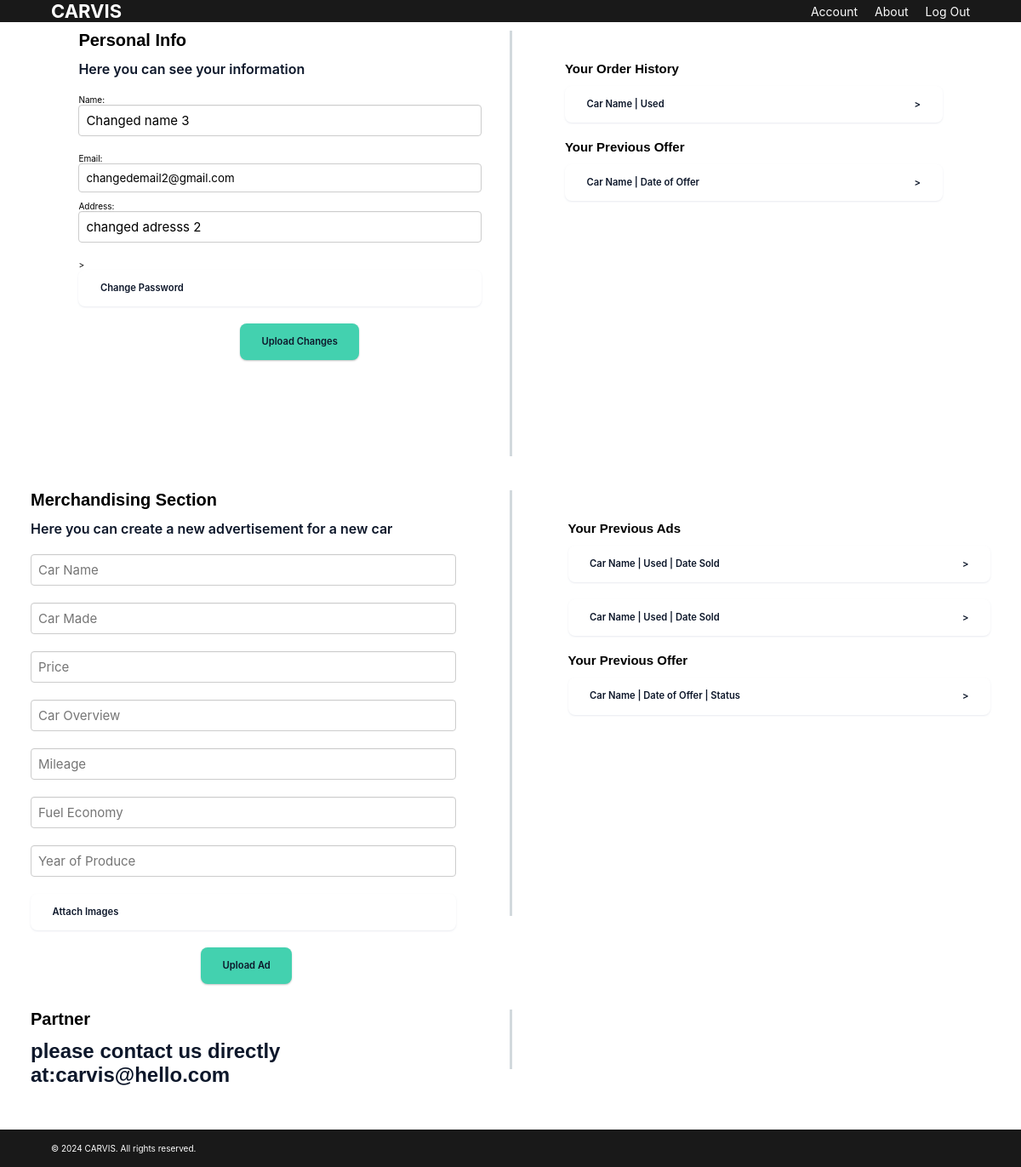
Page /account (signed in) on the committed database.
### app.py (models this page shows)
class PersonalInformation(db.Model):
    user_id = db.Column(db.Integer, db.ForeignKey('user.user_id', ondelete='CASCADE'), primary_key=True)
    full_name = db.Column(db.String(100))
    email = db.Column(db.String(100))
    phone_number = db.Column(db.String(20))
    address = db.Column(db.Text)

### app.py (the view)
@app.route('/account', methods=['GET'])
def account():
    username = session.get('username')
    if not username:
        flash('Please log in to view your account.', 'warning')
        return redirect(url_for('login'))
    user = User.query.filter_by(username=username).first()
    if not user:
        flash('User not found.', 'error')
        return redirect(url_for('login'))
    personal_info = PersonalInformation.query.filter_by(user_id=user.user_id).first()
    if not personal_info:
        abort(404)
    return render_template('account.html', user=user, personal_info=personal_info)

### templates/account.html (shortened to what this page needs)
<link rel="stylesheet" href="{{ url_for('static', filename='css/style_sb.css') }}">
<body>
    {% extends "navbar.html" %}
    {% block content %}
    <main>
        <div class="section2">
            <div id="column">
                <div class="container">
                    <h1>Personal Info</h1><br>
                    <legend>Here you can see your information</legend>
                    <div class="form-style">
                        <form method="POST" action="{{ url_for('update_personal_info') }}">
                            <fieldset>
                                <label for="full_name">Name:</label>
                                <input type="text" id="full_name" name="full_name" value="{{ personal_info.full_name }}" placeholder="Name and Surname" required>
                                <label for="email">Email:</label>
                                <input type="email" id="email" name="email" value="{{ personal_info.email }}" placeholder="Email" required>
                                <label for="address">Address:</label>
                                <input type="text" id="address" name="address" value="{{ personal_info.address }}" placeholder="Address" required>
                            </fieldset>>
                            <a href="{{ url_for('changepassword') }}" class="button1">Change Password</a>
                            <button type="submit" class="button2">Upload Changes</button>
                        </form>
                    </div>
                </div>
                <div class="vl"></div>
                <div class="container">
                    <div class="container-sub">
                        <br><br><br><h2>Your Order History</h2><br>
                        <button class="button1" role="button">Car Name | Used <span class="arror-btn">></span></button>
                        <h2>Your Previous Offer</h2><br />
                        <button class="button1" role="button">Car Name | Date of Offer <span
                                class="arror-btn">></span></button>
                    </div>
                </div>
            </div>
        </div>
        </div>
        <div class="section2">
            <div id="column">
                <div class="container">
                    <h1>Merchandising Section</h1><br>
                    <legend>Here you can create a new advertisement for a new car</legend>
                    <div class="form-style">
                        <form>
                            <fieldset>
                                <input type="text" placeholder="Car Name">
                                <input type="text" placeholder="Car Made">
                                <input type="text" placeholder="Price">
                                <input type="text" placeholder="Car Overview">
                                <input type="text" placeholder="Mileage">
                                <input type="text" placeholder="Fuel Economy">
                                <input type="text" placeholder="Year of Produce">
                            </fieldset>
                            <button type="button" class="button1">Attach Images</button>
                            <button type="submit" class="button2">Upload Ad</button>
                        </form>
                    </div>
                </div>
                <div class="vl"></div>
                <div class="container">
                    <div class="container-sub">
                        <br><br><br><h2>Your Previous Ads</h2><br>
                        <button class="button1" role="button">Car Name | Used | Date Sold <span
                                class="arror-btn">></span></button>
                        <button class="button1" role="button">Car Name | Used | Date Sold <span
                                class="arror-btn">></span></button>
                        <h2>Your Previous Offer</h2><br />
                        <button class="button1" role="button">Car Name | Date of Offer | Status <span
                                class="arror-btn">></span></button>
                    </div>
                </div>
            </div>
        </div>
        <div class="section2">
            <div id="column">
                <div class="container">
                    <h1>Partner</h1><br>
                    <legend><h2>please contact us directly at:carvis@hello.com</h2></legend>
                </div>
                <div class="vl2"></div>
                <div class="container">
                </div>
            </div>
        </div>
</body>
{% endblock %}

### static/css/style_sb.css (style rules this page uses)
* { font-family: "Basier circle", -apple-system, system-ui; margin: 0; padding: 0; box-sizing: border-box; }
body { width: 100%; min-height: auto; font-size: 10px; padding: 0px auto; overflow-y: auto; }
input[type="email"], input[type="text"], input[type="password"] { background-color: #fff; border: 1px solid #ccc; border-radius: 4px; padding: 8px; margin-bottom: 10px; width: 100%; }
.section2 { margin-bottom: 30px; }
#column { display: flex; justify-content: space-around; max-width: 1200px; margin: 10px auto; }
.container { flex: 1; margin: 0 3%; }
legend { margin-bottom: 10px; font-size: 1rem; font-weight: 600; margin-bottom: 20px; color: #0d172a; }
.container-sub { margin-left: 30px; }
.button1 { background-color: #fff; border: 0 solid #e2e8f0; border-radius: .5rem; box-sizing: border-box; color: #0d172a; cursor: pointer; font-family: "Basier circle", -apple-system, system-ui, "Segoe UI", Roboto, "Helvetica Neue", Arial, "Noto Sans", sans-serif, "Apple Color Emoji", "Segoe UI Emoji", "Segoe UI Symbol", "Noto Color Emoji"; font-size: .7rem; font-weight: 600; width: 100%; line-height: 1; padding: 1rem 1.6rem; text-align: center; text-decoration: none #0d172a solid; text-decoration-thickness: auto; transition: all .1s cubic-bezier(.4, 0, .2, 1); box-shadow: 0px 1px 2px rgba(166, 175, 195, 0.25); user-select: none; -webkit-user-select: none; touch-action: manipulation; margin-bottom: 20px; position: relative; display: inline-flex; justify-content: space-between; align-items: center; }
.button2 { background-color: #43D1AF; border: 0 solid #e2e8f0; border-radius: .5rem; box-sizing: border-box; color: #0d172a; cursor: pointer; display: inline-block; font-family: "Basier circle", -apple-system, system-ui, "Segoe UI", Roboto, "Helvetica Neue", Arial, "Noto Sans", sans-serif, "Apple Color Emoji", "Segoe UI Emoji", "Segoe UI Symbol", "Noto Color Emoji"; font-size: .7rem; font-weight: 600; line-height: 1; padding: 1rem 1.6rem; text-align: center; text-decoration: none #0d172a solid; text-decoration-thickness: auto; transition: all .1s cubic-bezier(.4, 0, .2, 1); box-shadow: 0px 1px 2px rgba(19, 19, 18, 0.25); user-select: none; -webkit-user-select: none; touch-action: manipulation; margin-left: 40%; }
.form-style { max-width: 500px; border-radius: 8px; }
.form-style fieldset { border: none; }
.form-style input[type="text"] { font-family: "Basier circle", -apple-system, system-ui, "Segoe UI", Roboto, "Helvetica Neue", Arial, "Noto Sans", sans-serif, "Apple Color Emoji", "Segoe UI Emoji", "Segoe UI Symbol", "Noto Color Emoji"; background: rgba(255, 255, 255, .1); font-size: 15px; margin: 0; outline: 0; width: 100%; box-sizing: border-box; box-shadow: 0 1px 0 rgba(0, 0, 0, 0.03) inset; margin-bottom: 20px; }
.vl { border-left: 3px solid #d2d9dd; height: 500px; }
.vl2 { border-left: 3px solid #d2d9dd; height: 70px; }
.arror-btn { margin-left: auto; }

### static/css/navbar.css (style rules this page uses)
body, h1, h2, ul { margin: 0; padding: 0; font-family: 'Arial', sans-serif; }
html { min-height: 100%; }
body { min-height: 100vh; margin: 0; }

### rows in the picture
PersonalInformation: full_name "Changed name 3", email "changedemail2@gmail.com", address "changed adresss 2"
